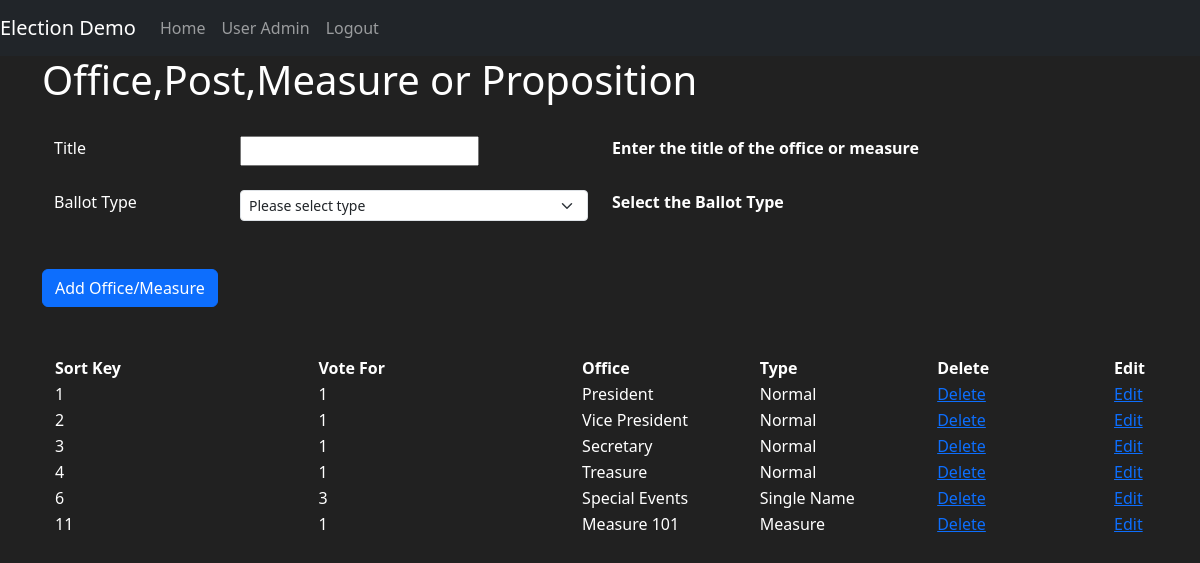
The app's page /office (signed in) with its own data.
### election1/models.py (models this page shows, shortened)
class Office(db.Model):
    id_office = db.Column(db.Integer, primary_key=True)
    office_title = db.Column(db.String(length=45), nullable=False, unique=True)
    office_vote_for = db.Column(db.Integer, default=1, nullable=False)
    sortkey = db.Column(db.Integer, nullable=False, unique=True)
    office_measure = db.Column(db.String(length=255), nullable=True)
    creation_datetime = db.Column(db.DateTime, default=datetime.now, nullable=False)
    id_ballot_type = db.Column(db.Integer, db.ForeignKey('ballot_type.id_ballot_type'), nullable=False)
    candidates = db.relationship('Candidate', cascade="all, delete-orphan", backref='office')

class BallotType(db.Model):
    id_ballot_type = db.Column(db.Integer, primary_key=True)
    ballot_type_name = db.Column(db.String(length=45), nullable=False, unique=True)
    creation_datetime = db.Column(db.DateTime, default=datetime.now, nullable=False)
    offices = db.relationship('Office', backref='ballot_type', cascade="all, delete-orphan")
    @classmethod
    def get_all_ballot_types_sorted_by_name(cls):
        return tuple((c.id_ballot_type, c.ballot_type_name) for c in cls.query.order_by(cls.id_ballot_type).all())

### election1/office/view.py (the view, shortened to what this page needs)
@office.route('/office', methods=['POST', 'GET'])
def office_view():
    logger.info('user ' + str(current_user.user_so_name) + " has entered office page")
    if Dates.check_dates() is False:
        flash('Please set the Election Dates before adding an office', category='danger')
        return redirect(url_for('mains.homepage'))
    if Dates.after_start_date():
        flash('You cannot add, delete or edit an office after the voting start time or Election Dates are '
              'empty', category='danger')
        return redirect(url_for('mains.homepage'))
    office_form = OfficeForm()
    office_form, offices = prepare_office_form()
    return render_template('office.html', form=office_form, offices=offices)

### election1/office/form.py
class OfficeForm(FlaskForm):
    office_title = StringField(label='Title', validators=[Length(min=2, max=30), DataRequired()])
    office_vote_for = IntegerField(label='Vote For', default=1)
    sortkey = IntegerField(label='Sort Key', default=None, validators=[DataRequired()])
    ballot_type = SelectField('Ballot Type', choices=[], validators=[DataRequired()])
    office_measure = TextAreaField(label='Measure', validators=[Length(max=256)])
    submit = SubmitField(label='submit')

### election1/__init__.py (called while the page is built)
def config_manager(manager):
    manager.login_message = "You are not logged in to your account."
    manager.login_message_category = "info"
    @manager.user_loader
    def user_loader(xid):
        user = User.query.get(int(xid))
        if user is None:
            return None
        return user

### election1/models.py (called while the page is built)
    @classmethod
    def after_start_date(cls):
        date = cls.query.first()
        if date:
            start_date_time = datetime.fromtimestamp(date.start_date_time)
            current_date_time = datetime.now()
            return current_date_time > start_date_time
        return False

    @classmethod
    def check_dates(cls):
        date = cls.query.first()
        return date is not None

### election1/office/view.py (called while the page is built)
@office.before_request
def check_session_timeout():
    if not session_check():
        home = current_app.config['HOME']
        error = 'idle timeout '
        return render_template('session_timeout.html', error=error, home=home)
    return None  # Explicitly return None to indicate the request should proceed

def prepare_office_form():
    office_form = OfficeForm()
    office_form.office_title.data = None
    office_form.office_vote_for.data = None
    office_form.sortkey.data = None
    office_form.ballot_type.choices = BallotType.get_all_ballot_types_sorted_by_name()
    offices = Office.query.options(joinedload(Office.ballot_type)).order_by(Office.sortkey).all()
    return office_form, offices

### election1/utils.py (called while the page is built, shortened)
def session_check():
    session.permanent = True
    idle_timeout = current_app.config['MYTIMEOUT'].total_seconds()
    session.modified = True
    current_date_time = datetime.now()
    session['last_activity'] = current_date_time.strftime("%Y-%m-%d %H:%M:%S")
    return True

### election1/templates/office.html (shortened to what this page needs)
{% extends 'base.html' %}
{% block content %}
  <div class="container">
    <h1> Office,Post,Measure or Proposition</h1>
    <br>
    <form method="post" style="color:white" autocomplete="off">
      <div class="container">
        <div class="row">
          <div class="col-2">
            {{ form.office_title.label() }}
          </div>
          <div class="col-lg-4">
            {{ form.office_title() }}
          </div>
          <div class="col-6">
            <b> Enter the title of the office or measure </b>
          </div>
        </div>
      </div>
      <br>
      <div class="container">
        <div class="row">
          <div class="col-2">
            {{ form.ballot_type.label() }}
          </div>
          <div class="col-lg-4">
            <select class="form-select form-select-sm" aria-label=".form-select-sm example" name="ballot_type"
                    hx-get="/office/get-ballot-type{{ ballot_type_id }}"
                    hx-target="#measure"
                    hx-trigger="change">
              <option selected>Please select type</option>
            </select>
          </div>
          <div class="col-6">
            <b> Select the Ballot Type </b>
          </div>
        </div>
      </div>
      <br>
      <br>
      <div class="col-2 d-grid gap-2 d-sm-block">
        {{ form.submit(type="submit",value='Add Office/Measure', class="btn   btn-primary") }}
      </div>
      <br><br>
    </form>
    <div class="container">
      <table class="table-dark">
        <thead>
        <tr>
          <th class="col-3"> Sort Key</th>
          <th class="col-3"> Vote For</th>
          <th class="col-2"> Office</th>
          <th class="col-2"> Type</th>
          <th class="col-2"> Delete</th>
          <th class="col-2"> Edit</th>
        </tr>
        </thead>
        <tbody>
        {% for office in offices %}
          <tr>
            <td>{{ office.sortkey }}</td>
            <td>{{ office.office_vote_for }}</td>
            <td>{{ office.office_title }}</td>
            <td>{{ office.ballot_type.ballot_type_name }}</td>
            <td><a href="{{ url_for('office.deleteoffice',xid=office.id_office) }}">Delete</a></td>
            <td><a href="{{ url_for('office.updateoffice',xid=office.id_office) }}">Edit</a></td>
          </tr>
        {% endfor %}
        </tbody>
      </table>
    </div>
  </div>
{% endblock %}

### election1/templates/base.html (style rules this page uses)
body { background-color: #212121; color: white }

### records on screen
Office: sortkey "1", office_vote_for "1", office_title "President", ballot_type.ballot_type_name "Normal"
Office: sortkey "2", office_vote_for "1", office_title "Vice President", ballot_type.ballot_type_name "Normal"
Office: sortkey "3", office_vote_for "1", office_title "Secretary", ballot_type.ballot_type_name "Normal"
Office: sortkey "4", office_vote_for "1", office_title "Treasure", ballot_type.ballot_type_name "Normal"
Office: sortkey "6", office_vote_for "3", office_title "Special Events", ballot_type.ballot_type_name "Single Name"
Office: sortkey "11", office_vote_for "1", office_title "Measure 101", ballot_type.ballot_type_name "Measure"
